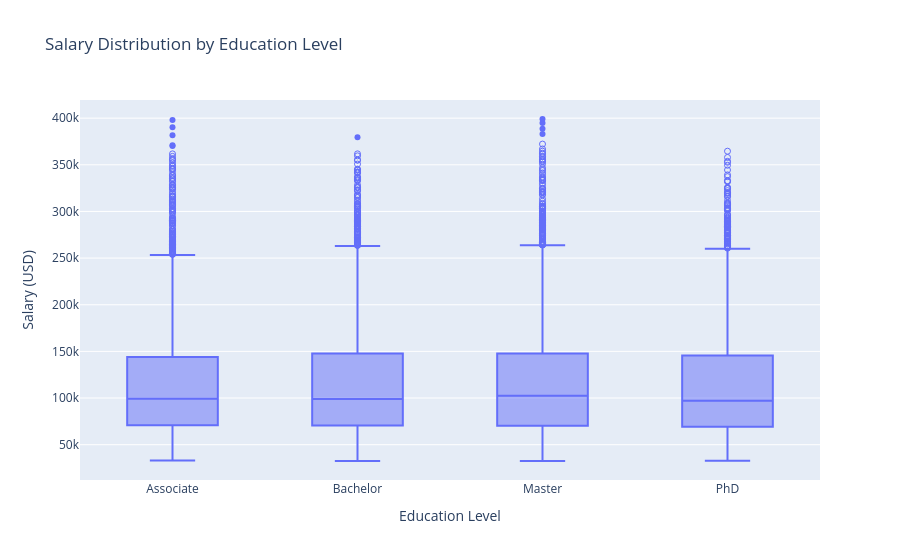
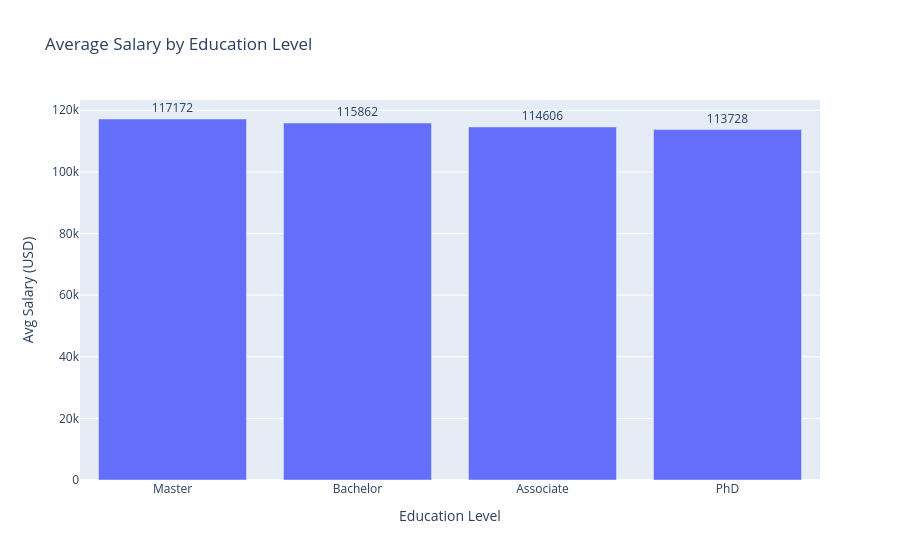
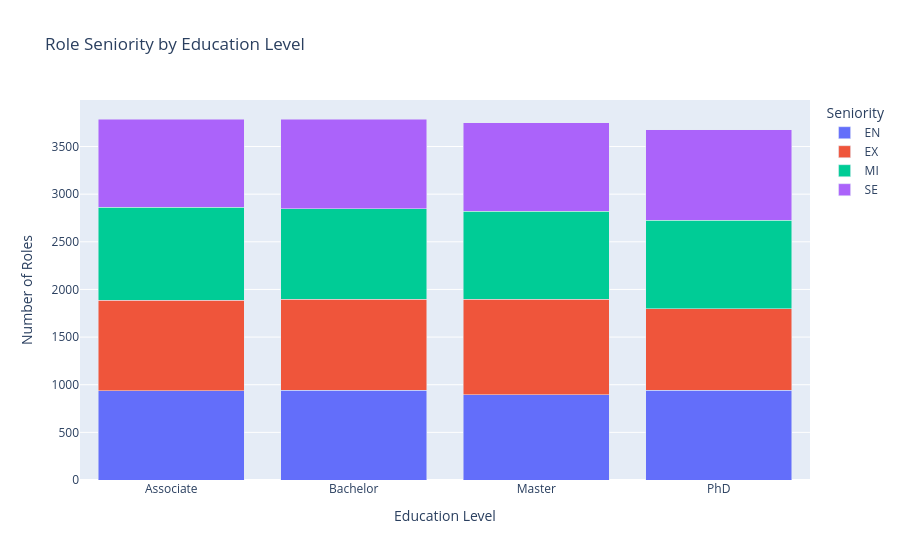

The code cell stored with these charts, in order, in its notebook:
### Code cell
# --- Boxplot: Salary distribution by education level ---
fig1 = px.box(
    education_jobs,
    x='education_required',
    y='salary_usd',
    points='suspectedoutliers',
    title='Salary Distribution by Education Level',
    labels={'education_required':'Education Level','salary_usd':'Salary (USD)'},
)
fig1.update_layout(xaxis={'categoryorder':'array','categoryarray':sorted(education_jobs['education_required'].unique())})
fig1.show()

# --- Bar: Average salary by education level ---
avg_salary_edu = (education_jobs
                  .groupby('education_required', as_index=False)['salary_usd']
                  .mean()
                  .sort_values('salary_usd', ascending=False))
fig2 = px.bar(
    avg_salary_edu,
    x='education_required', y='salary_usd',
    title='Average Salary by Education Level',
    labels={'education_required':'Education Level','salary_usd':'Avg Salary (USD)'},
    text_auto='.0f'
)
fig2.update_traces(textposition='outside')
fig2.update_layout(xaxis={'categoryorder':'array','categoryarray':avg_salary_edu['education_required']})
fig2.show()

# --- Stacked distribution: Education vs Experience Level ---
edu_exp = (education_jobs
           .groupby(['education_required','experience_level'])
           .size()
           .reset_index(name='count'))
fig3 = px.bar(
    edu_exp,
    x='education_required', y='count',
    color='experience_level',
    title='Role Seniority by Education Level',
    labels={'education_required':'Education Level','count':'Number of Roles','experience_level':'Seniority'},
    barmode='stack'
)
fig3.update_layout(xaxis={'categoryorder':'array','categoryarray':sorted(education_jobs['education_required'].unique())})
fig3.show()

### Figure 1 — Plotly figure (JSON) as saved in the notebook; plotly's stock layout.template omitted (floating-point values rounded to 4 significant figures; data arrays with more than 128 entries replaced by an {"elided": "..."} marker saying what was removed)
{"data": [{"alignmentgroup": "True", "boxpoints": "suspectedoutliers", "hovertemplate": "Education Level=%{x}<br>Salary (USD)=%{y}<extra></extra>", "legendgroup": "", "marker": {"color": "#636efa"}, "name": "", "notched": false, "offsetgroup": "", "orientation": "v", "showlegend": false, "type": "box", "x": {"elided": "15000 str values"}, "x0": " ", "xaxis": "x", "y": {"elided": "15000 int values"}, "y0": " ", "yaxis": "y"}], "layout": {"boxmode": "group", "legend": {"tracegroupgap": 0}, "title": {"text": "Salary Distribution by Education Level"}, "xaxis": {"anchor": "y", "categoryarray": ["Associate", "Bachelor", "Master", "PhD"], "categoryorder": "array", "domain": [0, 1], "title": {"text": "Education Level"}}, "yaxis": {"anchor": "x", "domain": [0, 1], "title": {"text": "Salary (USD)"}}}}

### Figure 2 — Plotly figure (JSON) as saved in the notebook; plotly's stock layout.template omitted (floating-point values rounded to 4 significant figures)
{"data": [{"hovertemplate": "Education Level=%{x}<br>Avg Salary (USD)=%{y}<extra></extra>", "legendgroup": "", "marker": {"color": "#636efa", "pattern": {"shape": ""}}, "name": "", "orientation": "v", "showlegend": false, "textposition": "outside", "texttemplate": "%{y:.0f}", "type": "bar", "x": ["Master", "Bachelor", "Associate", "PhD"], "xaxis": "x", "y": [117200.0, 115900.0, 114600.0, 113700.0], "yaxis": "y"}], "layout": {"barmode": "relative", "legend": {"tracegroupgap": 0}, "title": {"text": "Average Salary by Education Level"}, "xaxis": {"anchor": "y", "categoryarray": ["Master", "Bachelor", "Associate", "PhD"], "categoryorder": "array", "domain": [0, 1], "title": {"text": "Education Level"}}, "yaxis": {"anchor": "x", "domain": [0, 1], "title": {"text": "Avg Salary (USD)"}}}}

### Figure 3 — Plotly figure (JSON) as saved in the notebook; plotly's stock layout.template omitted (floating-point values rounded to 4 significant figures)
{"data": [{"hovertemplate": "Seniority=EN<br>Education Level=%{x}<br>Number of Roles=%{y}<extra></extra>", "legendgroup": "EN", "marker": {"color": "#636efa", "pattern": {"shape": ""}}, "name": "EN", "orientation": "v", "showlegend": true, "textposition": "auto", "type": "bar", "x": ["Associate", "Bachelor", "Master", "PhD"], "xaxis": "x", "y": [938, 943, 896, 941], "yaxis": "y"}, {"hovertemplate": "Seniority=EX<br>Education Level=%{x}<br>Number of Roles=%{y}<extra></extra>", "legendgroup": "EX", "marker": {"color": "#EF553B", "pattern": {"shape": ""}}, "name": "EX", "orientation": "v", "showlegend": true, "textposition": "auto", "type": "bar", "x": ["Associate", "Bachelor", "Master", "PhD"], "xaxis": "x", "y": [947, 956, 1000, 857], "yaxis": "y"}, {"hovertemplate": "Seniority=MI<br>Education Level=%{x}<br>Number of Roles=%{y}<extra></extra>", "legendgroup": "MI", "marker": {"color": "#00cc96", "pattern": {"shape": ""}}, "name": "MI", "orientation": "v", "showlegend": true, "textposition": "auto", "type": "bar", "x": ["Associate", "Bachelor", "Master", "PhD"], "xaxis": "x", "y": [976, 948, 927, 930], "yaxis": "y"}, {"hovertemplate": "Seniority=SE<br>Education Level=%{x}<br>Number of Roles=%{y}<extra></extra>", "legendgroup": "SE", "marker": {"color": "#ab63fa", "pattern": {"shape": ""}}, "name": "SE", "orientation": "v", "showlegend": true, "textposition": "auto", "type": "bar", "x": ["Associate", "Bachelor", "Master", "PhD"], "xaxis": "x", "y": [924, 942, 925, 950], "yaxis": "y"}], "layout": {"barmode": "stack", "legend": {"title": {"text": "Seniority"}, "tracegroupgap": 0}, "title": {"text": "Role Seniority by Education Level"}, "xaxis": {"anchor": "y", "categoryarray": ["Associate", "Bachelor", "Master", "PhD"], "categoryorder": "array", "domain": [0, 1], "title": {"text": "Education Level"}}, "yaxis": {"anchor": "x", "domain": [0, 1], "title": {"text": "Number of Roles"}}}}
